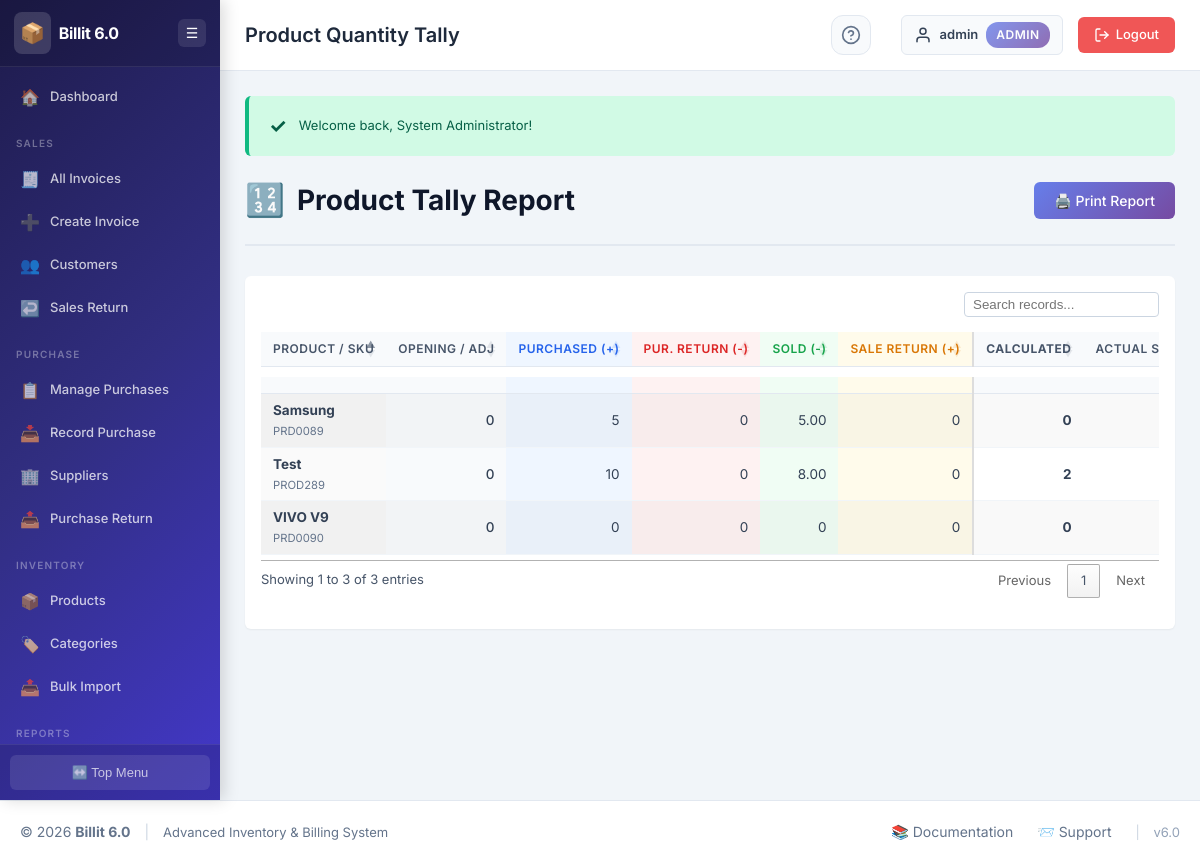
The page /reports/tally_report.php (signed in) on the database its author committed.
### tables this page shows
CREATE TABLE `products` (
  `product_id` int(11) NOT NULL,
  `product_code` varchar(50) NOT NULL,
  `product_name` varchar(200) NOT NULL,
  `hsn_code` varchar(20) DEFAULT NULL,
  `description` text DEFAULT NULL,
  `category_id` int(11) NOT NULL,
  `supplier_id` int(11) DEFAULT NULL,
  `unit_price` decimal(10,2) NOT NULL DEFAULT 0.00,
  `gst_rate` decimal(5,2) NOT NULL DEFAULT 18.00,
  `quantity_in_stock` int(11) NOT NULL DEFAULT 0,
  `reorder_level` int(11) NOT NULL DEFAULT 10,
  `unit_of_measure` varchar(20) DEFAULT 'pcs',
  `tracking_type` enum('none','batch','serial') NOT NULL DEFAULT 'none',
  `status` enum('active','inactive','discontinued') NOT NULL DEFAULT 'active',
  `created_at` timestamp NOT NULL DEFAULT current_timestamp(),
  `updated_at` timestamp NOT NULL DEFAULT current_timestamp() ON UPDATE current_timestamp()
);

### reports/tally_report.php (the view, shortened to what this page needs)
<?php
require_once '../config/config.php';
require_once '../includes/functions.php';
require_once '../includes/header.php';
$tally = [];
$products_res = db_query($connection, "SELECT product_id, product_name, product_code, quantity_in_stock FROM products ORDER BY product_name");
while($p = mysqli_fetch_assoc($products_res)) {
    $tally[$p['product_id']] = [
        'name' => $p['product_name'],
        'sku' => $p['product_code'],
        'current' => $p['quantity_in_stock'],
        'purchase' => 0,
        'purchase_return' => 0,
        'sale' => 0,
        'sale_return' => 0
    ];
}
$pur_res = db_query($connection, "SELECT product_id, SUM(quantity) as qty FROM purchase_items GROUP BY product_id");
while($row = mysqli_fetch_assoc($pur_res)) {
    if(isset($tally[$row['product_id']])) $tally[$row['product_id']]['purchase'] = $row['qty'];
}
$sale_res = db_query($connection, "
    SELECT ii.product_id, SUM(ii.quantity) as qty
    FROM invoice_items ii
    JOIN invoices i ON ii.invoice_id = i.invoice_id
    GROUP BY ii.product_id
");
while($row = mysqli_fetch_assoc($sale_res)) {
    if(isset($tally[$row['product_id']])) $tally[$row['product_id']]['sale'] = $row['qty'];
}
?>
<div class="page-header">
    <h2 class="page-title">
        <span class="page-icon">🔢</span> Product Tally Report
    </h2>
    <div class="page-actions">
        <button class="btn btn-primary" onclick="window.print()">🖨️ Print Report</button>
    </div>
</div>
<div class="card">
    <div class="card-body">
        <div class="table-responsive">
            <table class="data-table display nowrap" style="width:100%">
                <thead>
                    <tr>
                        <th>Product / SKU</th>
                        <th class="text-right" style="background:#f8fafc;">Opening / Adj</th>
                        <th class="text-right" style="color:#2563eb; background:#eff6ff;">Purchased (+)</th>
                        <th class="text-right" style="color:#dc2626; background:#fef2f2;">Pur. Return (-)</th>
                        <th class="text-right" style="color:#16a34a; background:#f0fdf4;">Sold (-)</th>
                        <th class="text-right" style="color:#d97706; background:#fffbeb;">Sale Return (+)</th>
                        <th class="text-right" style="font-weight:bold; border-left:2px solid #ddd;">Calculated</th>
                        <th class="text-right">Actual Stock</th>
                    </tr>
                </thead>
                <tbody>
                    <?php foreach ($tally as $pid => $data):
                        $movement = $data['purchase'] - $data['purchase_return'] - $data['sale'] + $data['sale_return'];
                        $opening = $data['current'] - $movement;
                        $calc = $opening + $movement;
                    ?>
                    <tr>
                        <td>
                            <strong><?php echo escape_html($data['name']); ?></strong><br>
                            <small class="text-muted"><?php echo escape_html($data['sku']); ?></small>
                        </td>
                        <td class="text-right" style="background:#f8fafc; font-weight:500;"><?php echo $opening; ?></td>
                        <td class="text-right" style="background:#eff6ff;"><?php echo $data['purchase']; ?></td>
                        <td class="text-right" style="background:#fef2f2;"><?php echo $data['purchase_return']; ?></td>
                        <td class="text-right" style="background:#f0fdf4;"><?php echo $data['sale']; ?></td>
                        <td class="text-right" style="background:#fffbeb;"><?php echo $data['sale_return']; ?></td>
                        <td class="text-right" style="font-weight:bold; border-left:2px solid #ddd;">
                            <?php echo $calc; ?>
                        </td>
                        <td class="text-right">
                        </td>
                    </tr>
                    <?php endforeach; ?>
                </tbody>
            </table>
        </div>
    </div>
</div>
<?php require_once '../includes/footer.php'; ?>

### assets/css/style.css (style rules this page uses)
* { margin: 0; padding: 0; box-sizing: border-box; }
:root { --primary-color: #4f46e5; --primary-dark: #4338ca; --primary-light: #6366f1; --secondary-color: #64748b; --success-color: #10b981; --warning-color: #f59e0b; --danger-color: #ef4444; --info-color: #06b6d4; --gray-50: #f8fafc; --gray-100: #f1f5f9; --gray-200: #e2e8f0; --gray-300: #cbd5e1; --gray-400: #94a3b8; --gray-500: #64748b; --gray-600: #475569; --gray-700: #334155; --gray-800: #1e293b; --gray-900: #0f172a; --header-height: 56px; --footer-height: 48px; --sidebar-width: 220px; --sidebar-collapsed-width: 60px; --border-radius: 6px; --box-shadow: 0 1px 2px 0 rgba(0, 0, 0, 0.05); --box-shadow-lg: 0 4px 6px -1px rgba(0, 0, 0, 0.1), 0 2px 4px -1px rgba(0, 0, 0, 0.06); --font-family: 'Inter', -apple-system, BlinkMacSystemFont, 'Segoe UI', Roboto, sans-serif; }
body { font-family: var(--font-family); font-size: 13px; line-height: 1.5; color: var(--gray-700); background-color: #f1f5f9; min-height: 100vh; display: flex; flex-direction: column; }
.page-header { display: flex; justify-content: space-between; align-items: center; margin-bottom: 30px; padding-bottom: 20px; border-bottom: 2px solid var(--gray-200); }
.page-title { font-size: 28px; font-weight: 700; color: var(--gray-900); display: flex; align-items: center; gap: 12px; }
.page-icon { font-size: 32px; }
.page-actions { display: flex; gap: 10px; }
.card { background: white; border-radius: var(--border-radius); box-shadow: var(--box-shadow); margin-bottom: 25px; overflow: hidden; }
.card-body { padding: 16px; }
.btn { display: inline-flex; align-items: center; gap: 8px; padding: 10px 20px; border: none; border-radius: 6px; font-size: 14px; font-weight: 500; font-family: var(--font-family); cursor: pointer; text-decoration: none; transition: all 0.3s ease; white-space: nowrap; }
.btn-primary { background: linear-gradient(135deg, #667eea 0%, #764ba2 100%); color: white; }
.table-responsive { overflow-x: auto; }
.data-table { width: 100%; border-collapse: collapse; font-size: 14px; }
.data-table thead { background: var(--gray-100); }
.data-table th { padding: 12px 15px; text-align: left; font-weight: 600; color: var(--gray-700); border-bottom: 2px solid var(--gray-300); white-space: nowrap; }
.data-table td { padding: 12px 15px; border-bottom: 1px solid var(--gray-200); }
.data-table tbody tr { transition: background 0.2s ease; }
.text-muted { color: var(--gray-500); }
.text-right { text-align: right; }

### includes/header.php (style rules this page uses)
table.dataTable { width: 100% !important; margin-top: 5px !important; margin-bottom: 5px !important; border-collapse: collapse !important; }
table.dataTable thead th { background-color: #f8fafc; border-bottom: 1px solid #e2e8f0 !important; font-size: 12px; font-weight: 600; text-transform: uppercase; letter-spacing: 0.5px; color: #475569; padding: 8px 12px !important; vertical-align: middle; }
table.dataTable tbody td { padding: 6px 12px !important; font-size: 13.5px; border-bottom: 1px solid #f1f5f9; color: #334155; vertical-align: middle; }

### rows shown on the page
products: product_name "Samsung", product_code "PRD0089", quantity_in_stock "0", purchase "5", sale "5.00"
products: product_name "Test", product_code "PROD289", quantity_in_stock "0", purchase "10", purchase_return "0", sale "8.00", sale_return "0", quantity_in_stock "2"
products: product_name "VIVO V9", product_code "PRD0090", quantity_in_stock "0"

### other values the page prints
APP_NAME "Billit 6.0"
$page_title "Product Quantity Tally"
escape_html($current_user) "admin"
$current_role "ADMIN"
$message "Welcome back, System Administrator!"
APP_VERSION "6.0"
